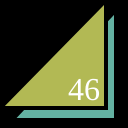
Frame 1 (no input)
Frame 60 (no input): identical to frame 1, image omitted
Frame 120 (the mouse pressed at the canvas centre since frame 60): identical to frame 1, image omitted

The p5.js sketch that drew this single still picture (run headless with seeded random() and noise() and a simulated clock; from frame 60 on, the mouse is pressed at the canvas centre):

// p5.js sketch
// ── sketch.js
function setup() {
  createCanvas(128,128);
}

function draw() {
  background(0);
  strokeWeight(4);
  fill(100, 178, 162);
  triangle(12,120,116,120,116,10);
  fill(178, 185, 84);
  triangle(0,108,106,108,106,0);
  fill(255);
  textSize(32);
  textFont("serif");
  text("46", 68, 100);
}
